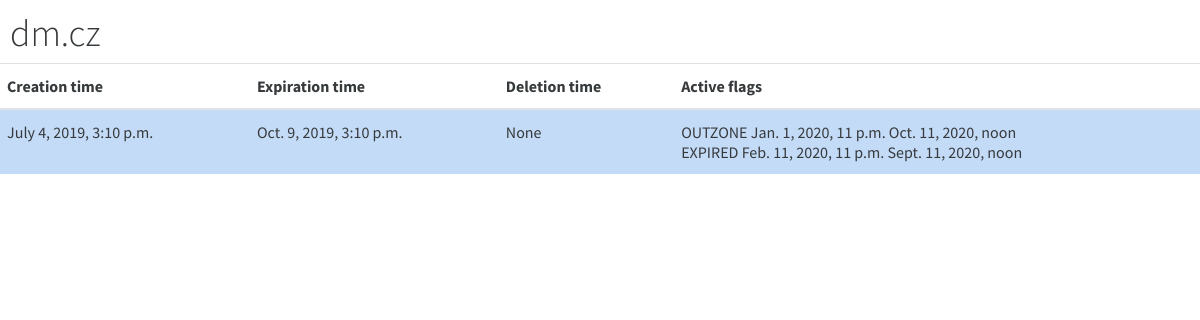
Page /domainslist/7/ on the committed database.
### domainslist/models.py (models this page shows)
class Domain(models.Model):
	fqdn = models.CharField(max_length=30)
	datetime_creation = models.DateTimeField()
	datetime_expiration = models.DateTimeField(blank=True, null=True)
	datetime_deletion = models.DateTimeField(blank=True, null=True)

class DomainFlag(models.Model):
	TYPE_CHOICES = [
		('EXPIRED', 'Expired'),
		('OUTZONE', 'Outzone'),
		('DELETE_CANDIDATE', 'Delete candidate'),
	]
	domain = models.ForeignKey(Domain, on_delete=models.CASCADE)
	type = models.CharField(
		max_length = 20,
		choices = TYPE_CHOICES)
	datetime_from = models.DateTimeField()
	datetime_to = models.DateTimeField()
	def is_active(self):
		return self.datetime_from <= timezone.now() and self.datetime_to >= timezone.now()

### domainslist/views.py (the view)
# urls.py: path("<int:id>/", views.domain_detail, name="domain_detail"),
def domain_detail(request, id):
	domain = Domain.objects.get(pk=id)
	context = {
		'domain': domain
	}
	return render(request, 'domain_detail.html', context)

### domainslist/templates/domain_detail.html
{% extends "base.html" %}
{% load static %}
{% block page_content %}
<div style="margin-left=50px">
	<h1>{{ domain.fqdn }}</h1>
	<div class="row">
		<table class="table table-hover">
			<thead>
			<tr>
			<th scope="col">Creation time</th>
			<th scope="col">Expiration time</th>
			<th scope="col">Deletion time</th>
			<th scope="col">Active flags</th>
			</tr>
			</thead>
		<tbody>
			<tr class="table-primary">
			<td>{{ domain.datetime_creation }}</td>
			<td>{{ domain.datetime_expiration }}</td>
			<td>{{ domain.datetime_deletion }}</td>
			<td>
				{% for flag in domain.domainflag_set.all %}
				{% if flag.is_active %}
					{{ flag.type }}
					{{ flag.datetime_from }}
					{{ flag.datetime_to }}
					<br>
				{% endif %}
				{% endfor %}
			</td>
			</tr>
		</tbody>
		</table>
	    </div>
</div>
{% endblock %}

### rows in the picture
Domain: fqdn "dm.cz", datetime_creation "July 4, 2019, 3:10 p.m.", datetime_expiration "Oct. 9, 2019, 3:10 p.m.", datetime_deletion "None"
DomainFlag: type "OUTZONE", datetime_from "Jan. 1, 2020, 11 p.m.", datetime_to "Oct. 11, 2020, noon"
DomainFlag: type "EXPIRED", datetime_from "Feb. 11, 2020, 11 p.m.", datetime_to "Sept. 11, 2020, noon"
